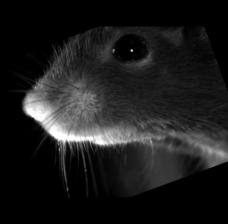
#> input picture ViT-pytorch/Registration/Test_img9160_rotate_rescale_augmented.jpg, 228 x 224 px
$ jupyter execute Registration.ipynb
#> lines starting #> are read from the running program, lines starting #| are printed output that depends on the picture
[cell 1]
import numpy as np
from matplotlib import pyplot as plt
from skimage.color import rgb2gray
from skimage.data import stereo_motorcycle, vortex
from skimage.transform import warp
from skimage.registration import optical_flow_tvl1, optical_flow_ilk
from skimage import io, color

from skimage.transform import resize

import os


### Code for registration of single test image onto single target image


# --- Load the sequence
image1 = io.imread('Test_img9160_rotate_rescale_augmented.jpg')
#> image1 is the input picture: shape (224, 228, 3); min 0, max 255, mean 28.5
image0 = io.imread('Target_img9160_pad_rescale_augmented.jpg')
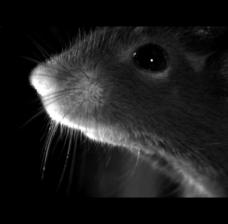
#> input picture ViT-pytorch/Registration/Target_img9160_pad_rescale_augmented.jpg, 228 x 224 px
#> image0 is the input picture: shape (224, 228, 3); min 0, max 255, mean 29.5

# --- Convert the images to gray level: color is not supported.
image0 = rgb2gray(image0)
#> image0: shape (224, 228) float64
image1 = rgb2gray(image1)
#> image1: shape (224, 228) float64

# --- Compute the optical flow
v, u = optical_flow_tvl1(image0, image1)
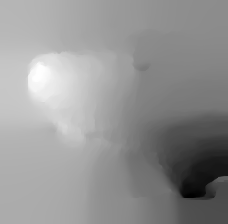
#> v: shape (224, 228) float32; min -41.56, max 27.29, mean -1.7; drawn with min black and max white
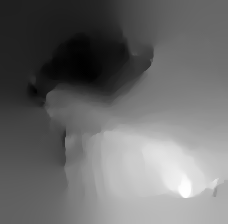
#> u: shape (224, 228) float32; min -9.75, max 11.92, mean -0.594; drawn with min black and max white

# --- Use the estimated optical flow for registration

nr, nc = image0.shape
#> nr = 224; nc = 228

row_coords, col_coords = np.meshgrid(np.arange(nr), np.arange(nc), indexing='ij')

image1_warp = warp(image1, np.array([row_coords + v, col_coords + u]), mode='edge')

# build an RGB image with the unregistered sequence
seq_im = np.zeros((nr, nc, 3))
seq_im[..., 0] = image1
seq_im[..., 1] = image0
seq_im[..., 2] = image0

# build an RGB image with the registered sequence
reg_im = np.zeros((nr, nc, 3))
reg_im[..., 0] = image1_warp
reg_im[..., 1] = image0
reg_im[..., 2] = image0

# build an RGB image with the registered sequence
target_im = np.zeros((nr, nc, 3))
target_im[..., 0] = image0
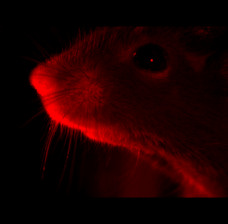
#> target_im: shape (224, 228, 3) float64; mean of channels 0, 1, 2 0.116, 0, 0; drawn as R, G, B
target_im[..., 1] = image0
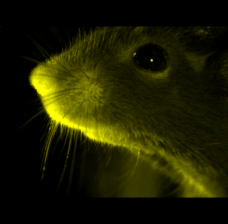
#> target_im: shape (224, 228, 3) float64; mean of channels 0, 1, 2 0.116, 0.116, 0; drawn as R, G, B
target_im[..., 2] = image0

# --- Show the result

fig, (ax0, ax1, ax2) = plt.subplots(3, 1, figsize=(5, 10))

ax0.imshow(seq_im)
ax0.set_title("Unregistered sequence")
ax0.set_axis_off()

ax1.imshow(reg_im)
ax1.set_title("Registered sequence")
ax1.set_axis_off()

ax2.imshow(target_im)
ax2.set_title("Target")
ax2.set_axis_off()

fig.tight_layout()

Do this with the newly modified images

Adjust so target image is 224x224

[cell 2]
# Load the image
image_path = 'Target_img9160_pad_rescale_augmented.jpg'  # Replace with your image path
image = io.imread(image_path)

# Resize the image to 224x224 pixels
resized_image = resize(image, (224, 224), anti_aliasing=True)

# Save the resized image
io.imsave('Target_img9160_resized_image_224x224.jpg', (resized_image * 255).astype(np.uint8))

[cell 3]
# Load the target image
image0 = io.imread('Target_img9160_resized_image_224x224.jpg')
image0 = rgb2gray(image0)
#> image0: shape (224, 224) float64

# Path to the folder containing images
folder_path = 'Modified_images'
images = [img for img in os.listdir(folder_path) if img.lower().endswith(('.png', '.jpg', '.jpeg')) and not img.startswith('.')]

# Adjust figsize and hspace to optimize space and image size
fig, axs = plt.subplots(len(images), 3, figsize=(10, 5 * len(images)))  # Enlarged each image

for i, img_name in enumerate(images):
    image_path = os.path.join(folder_path, img_name)
    image1 = io.imread(image_path)
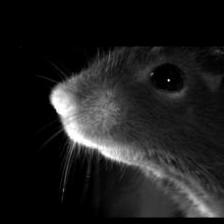
#> input picture ViT-pytorch/Registration/Modified_images/Shifted_Target_img_224x224_L_img9799.jpg, 224 x 224 px
#> image1 is the input picture: shape (224, 224, 3); min 0, max 255, mean 29
    image1 = rgb2gray(image1)
#> image1: shape (224, 224) float64

    # Compute the optical flow
    v, u = optical_flow_tvl1(image0, image1)
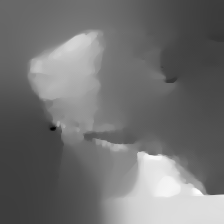
#> v: shape (224, 224) float32; min 7.67, max 22.47, mean 14.3; drawn with min black and max white
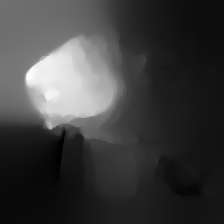
#> u: shape (224, 224) float32; min 4.65, max 21.66, mean 8.8; drawn with min black and max white

    # Use the estimated optical flow for registration
    nr, nc = image0.shape
#> nc = 224
    row_coords, col_coords = np.meshgrid(np.arange(nr), np.arange(nc), indexing='ij')
    image1_warp = warp(image1, np.array([row_coords + v, col_coords + u]), mode='edge')
#> image1_warp: shape (224, 224) float64

    # Build an RGB image with the unregistered sequence
    seq_im = np.zeros((nr, nc, 3))
    seq_im[..., 0] = image1
#> seq_im: shape (224, 224, 3) float64
    seq_im[..., 1] = image0
    seq_im[..., 2] = image0
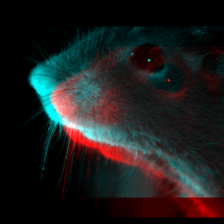
#> seq_im: shape (224, 224, 3) float64; mean of channels 0, 1, 2 0.114, 0.115, 0.115; drawn as R, G, B

    # Build an RGB image with the registered sequence
    reg_im = np.zeros((nr, nc, 3))
    reg_im[..., 0] = image1_warp
#> reg_im: shape (224, 224, 3) float64
    reg_im[..., 1] = image0
    reg_im[..., 2] = image0
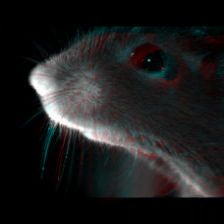
#> reg_im: shape (224, 224, 3) float64; mean of channels 0, 1, 2 0.115, 0.115, 0.115; drawn as R, G, B

    # Display the images
    axs[i, 0].imshow(seq_im)
    axs[i, 0].set_title("Unregistered", pad=20)
    axs[i, 0].set_axis_off()

    axs[i, 1].imshow(reg_im)
    axs[i, 1].set_title("Registered", pad=20)
    axs[i, 1].set_axis_off()

    axs[i, 2].imshow(image0, cmap='gray')
    axs[i, 2].set_title("Target", pad=20)
    axs[i, 2].set_axis_off()

    # Place image name above the plots
    axs[i, 1].annotate(img_name, (0.5, 1), xycoords='axes fraction', ha='center', va='bottom', fontsize=12, xytext=(0, 5), textcoords='offset points')
#> pass 2 of the loop `for i, img_name in enumerate(images):`:
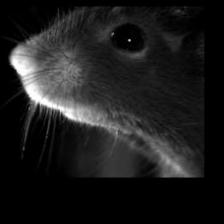
#> input picture ViT-pytorch/Registration/Modified_images/Shifted_Target_img_224x224_R_img9799.jpg, 224 x 224 px
#> image1 is the input picture: shape (224, 224, 3); min 0, max 255, mean 29.3
#> `v, u = optical_flow_tvl1(image0, image1)`:
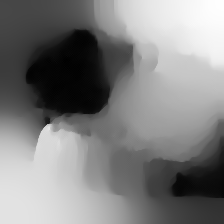
#> u: shape (224, 224) float32; min -19.87, max -7.94, mean -13.85; drawn with min black and max white
#> `reg_im[..., 2] = image0`:
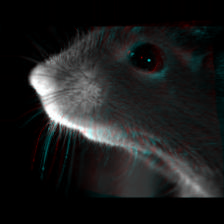
#> reg_im: shape (224, 224, 3) float64; mean of channels 0, 1, 2 0.113, 0.115, 0.115; drawn as R, G, B
#> pass 3 of the loop `for i, img_name in enumerate(images):`:
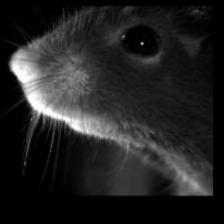
#> input picture ViT-pytorch/Registration/Modified_images/modified_image_img9799.jpg, 224 x 224 px
#> image1 is the input picture: shape (224, 224, 3); min 0, max 255, mean 35.1
#> `seq_im[..., 0] = image1`:
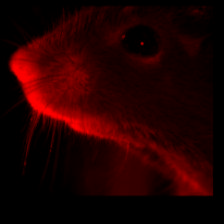
#> seq_im: shape (224, 224, 3) float64; mean of channels 0, 1, 2 0.138, 0, 0; drawn as R, G, B

# Adjust the space between rows of images
plt.subplots_adjust(hspace=0.1)  # Reduced space between rows

plt.show()

[cell 4]
# Load the target image
image0 = io.imread('Target_img9160_resized_image_224x224.jpg')
image0 = rgb2gray(image0)

# Paths to the folders containing images
folder_path = 'Modified_images'
registered_folder_path = 'Registered_Images'
images = [img for img in os.listdir(folder_path) if img.lower().endswith(('.png', '.jpg', '.jpeg')) and not img.startswith('.')]

# Prepare the figure for plotting
fig, axs = plt.subplots(len(images), 3, figsize=(10, 5 * len(images)))

for i, img_name in enumerate(images):
    image_path = os.path.join(folder_path, img_name)
    image1 = io.imread(image_path)
    image1 = rgb2gray(image1)

    # Compute the optical flow
    v, u = optical_flow_tvl1(image0, image1)

    # Use the estimated optical flow for registration
    nr, nc = image0.shape
    row_coords, col_coords = np.meshgrid(np.arange(nr), np.arange(nc), indexing='ij')
    image1_warp = warp(image1, np.array([row_coords + v, col_coords + u]), mode='edge')

    # Save the registered image
    save_path = os.path.join(registered_folder_path, f"registered_{img_name}")
    plt.imsave(save_path, image1_warp, cmap='gray')

    # Display the images
    axs[i, 0].imshow(image1, cmap='gray')
    axs[i, 0].set_title("Unregistered", pad=20)
    axs[i, 0].set_axis_off()

    axs[i, 1].imshow(image1_warp, cmap='gray')
    axs[i, 1].set_title("Registered", pad=20)
    axs[i, 1].set_axis_off()

    axs[i, 2].imshow(image0, cmap='gray')
    axs[i, 2].set_title("Target", pad=20)
    axs[i, 2].set_axis_off()

    # Place image name above the plots
    axs[i, 1].annotate(img_name, (0.5, 1), xycoords='axes fraction', ha='center', va='bottom', fontsize=12, xytext=(0, 5), textcoords='offset points')
#> pass 2 of the loop `for i, img_name in enumerate(images):`:
#> pass 3 of the loop `for i, img_name in enumerate(images):`:
